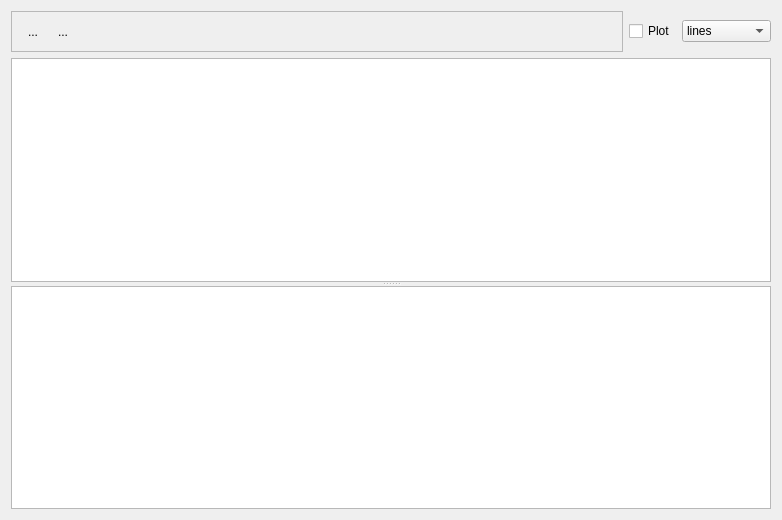
<?xml version="1.0" encoding="UTF-8"?>
<ui version="4.0">
 <class>Form</class>
 <widget class="QWidget" name="Form">
  <property name="geometry">
   <rect>
    <x>0</x>
    <y>0</y>
    <width>782</width>
    <height>520</height>
   </rect>
  </property>
  <property name="windowTitle">
   <string>Form</string>
  </property>
  <layout class="QVBoxLayout" name="verticalLayout">
   <item>
    <layout class="QHBoxLayout" name="horizontalLayout_5">
     <item>
      <widget class="QFrame" name="addRemoveSegmentFrame">
       <property name="frameShape">
        <enum>QFrame::StyledPanel</enum>
       </property>
       <property name="frameShadow">
        <enum>QFrame::Raised</enum>
       </property>
       <layout class="QHBoxLayout" name="horizontalLayout_2">
        <item>
         <widget class="QToolButton" name="addSegmentButton">
          <property name="toolTip">
           <string>add segment</string>
          </property>
          <property name="text">
           <string>...</string>
          </property>
          <property name="icon">
           <iconset resource="Experiment.qrc">
            <normaloff>:/openicon/icons/edit-add.png</normaloff>:/openicon/icons/edit-add.png</iconset>
          </property>
          <property name="autoRaise">
           <bool>true</bool>
          </property>
         </widget>
        </item>
        <item>
         <widget class="QToolButton" name="removeSegmentButton">
          <property name="toolTip">
           <string>remove segment</string>
          </property>
          <property name="text">
           <string>...</string>
          </property>
          <property name="icon">
           <iconset resource="Experiment.qrc">
            <normaloff>:/openicon/icons/edit_remove.png</normaloff>:/openicon/icons/edit_remove.png</iconset>
          </property>
          <property name="autoRaise">
           <bool>true</bool>
          </property>
         </widget>
        </item>
        <item>
         <spacer name="horizontalSpacer">
          <property name="orientation">
           <enum>Qt::Horizontal</enum>
          </property>
          <property name="sizeHint" stdset="0">
           <size>
            <width>40</width>
            <height>20</height>
           </size>
          </property>
         </spacer>
        </item>
       </layout>
      </widget>
     </item>
     <item>
      <layout class="QHBoxLayout" name="horizontalLayout_4">
       <item>
        <widget class="QCheckBox" name="plotCheckbox">
         <property name="text">
          <string>Plot</string>
         </property>
        </widget>
       </item>
       <item>
        <widget class="QComboBox" name="styleComboBox">
         <item>
          <property name="text">
           <string>lines</string>
          </property>
         </item>
         <item>
          <property name="text">
           <string>points</string>
          </property>
         </item>
         <item>
          <property name="text">
           <string>linespoints</string>
          </property>
         </item>
        </widget>
       </item>
      </layout>
     </item>
    </layout>
   </item>
   <item>
    <widget class="QSplitter" name="splitter">
     <property name="orientation">
      <enum>Qt::Vertical</enum>
     </property>
     <widget class="AWGSegmentView" name="segmentView">
      <property name="editTriggers">
       <set>QAbstractItemView::AnyKeyPressed|QAbstractItemView::DoubleClicked|QAbstractItemView::EditKeyPressed</set>
      </property>
      <property name="selectionMode">
       <enum>QAbstractItemView::ContiguousSelection</enum>
      </property>
     </widget>
     <widget class="CoordinatePlotWidget" name="plot"/>
    </widget>
   </item>
  </layout>
 </widget>
 <customwidgets>
  <customwidget>
   <class>CoordinatePlotWidget</class>
   <extends>QGraphicsView</extends>
   <header>uiModules.CoordinatePlotWidget</header>
  </customwidget>
  <customwidget>
   <class>AWGSegmentView</class>
   <extends>QTreeView</extends>
   <header>AWG.AWGSegmentModel</header>
  </customwidget>
 </customwidgets>
 <resources>
  <include location="Experiment.qrc"/>
 </resources>
 <connections/>
</ui>
